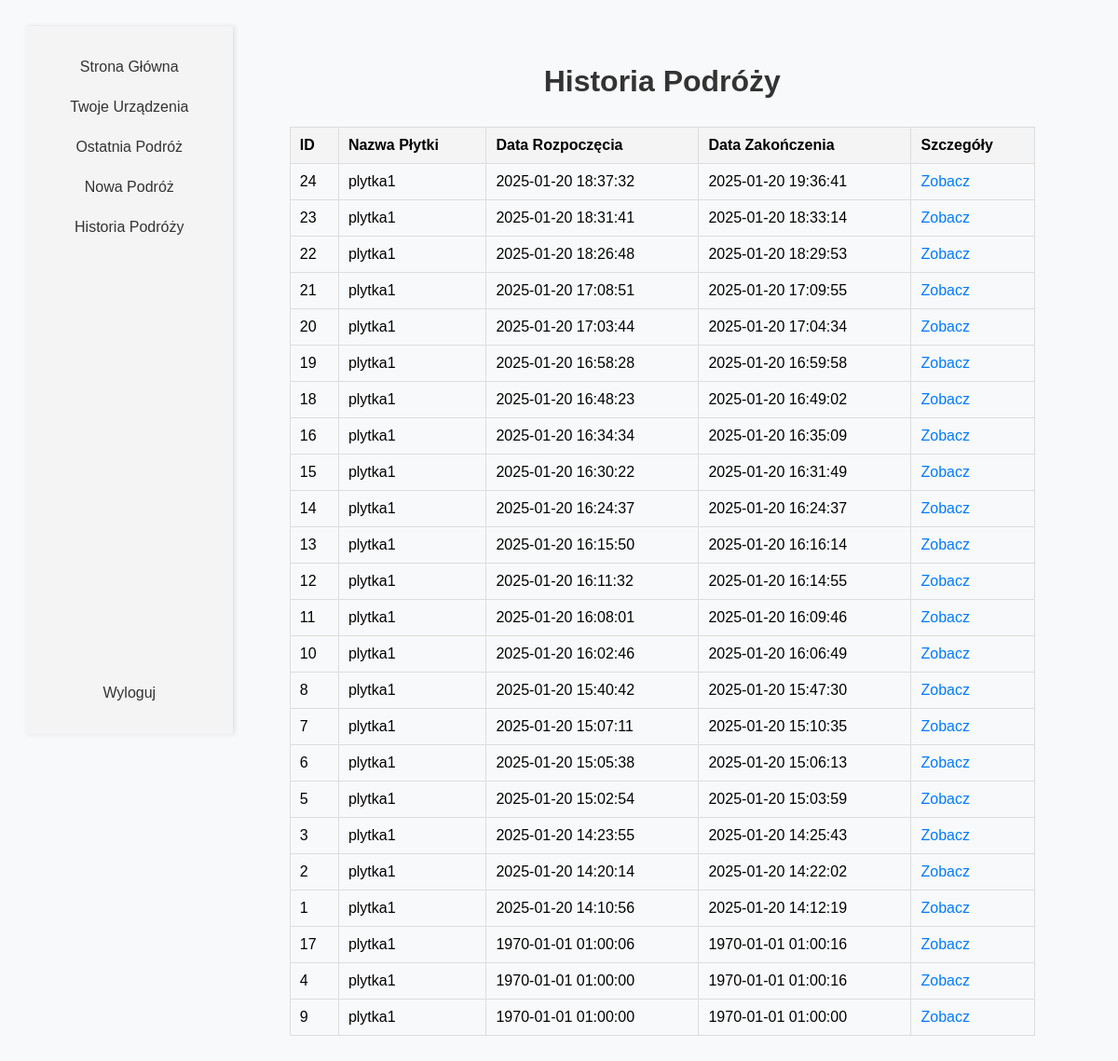
The page /journey_history (signed in) on the database its author committed.
### tables this page shows
CREATE TABLE user_boards (
                    id INTEGER PRIMARY KEY AUTOINCREMENT,
                    user_id INTEGER NOT NULL,
                    mac_address TEXT NOT NULL,
                    board_name TEXT,
                    is_in_use INTEGER DEFAULT 0 NOT NULL,
                    FOREIGN KEY (user_id) REFERENCES users (id));

### routes/journey_history.py (the view)
@bp.route('/journey_history', methods=['GET'])
def journey_history():
    username = session.get('username')
    journeys = get_all_journeys(username)
    return render_template('journey_history.html', journeys=journeys, username=username)

### routes/journey_history.py (called while the page is built)
def get_user_id(username):
    conn = sqlite3.connect('Users.db')
    conn.row_factory = sqlite3.Row
    cur = conn.cursor()
    cur.execute("SELECT id FROM users WHERE username = ?", (username,))
    result = cur.fetchone()
    conn.close()
    return result['id'] if result else None

def get_user_mac_addresses(user_id):
    conn = sqlite3.connect('Users.db')
    conn.row_factory = sqlite3.Row
    cur = conn.cursor()
    cur.execute("SELECT mac_address FROM user_boards WHERE user_id = ?", (user_id,))
    rows = cur.fetchall()
    conn.close()
    return [row['mac_address'] for row in rows] if rows else []

def get_board_name(mac_address):
    conn = sqlite3.connect('Users.db')
    conn.row_factory = sqlite3.Row
    cur = conn.cursor()
    cur.execute("SELECT board_name FROM user_boards WHERE mac_address = ?", (mac_address,))
    result = cur.fetchone()
    conn.close()
    return result['board_name'] if result else "Nieznana płyta"

### templates/journey_history.html (shortened to what this page needs)
<!DOCTYPE html>
<html lang="pl">
<head>
</head>
<body>
    {% if username %}
        <div class="sidebar">
            <div>
                <a href="{{ url_for('home.home') }}">Strona Główna</a>
                <a href="{{ url_for('boards.boards', username=username) }}">Twoje Urządzenia</a>
                <a href="{{ url_for('current_journey.current_journey')}}">Ostatnia Podróż</a>
                <a href="{{ url_for('new_journey.new_journey') }}">Nowa Podróż</a>
                <a href="{{ url_for('journey_history.journey_history') }}">Historia Podróży</a>
            </div>
            <a href="{{ url_for('login.logout') }}">Wyloguj</a>
        </div>
        <div class="content">
            <h1>Historia Podróży</h1>
            <table class="journey-list">
                <thead>
                    <tr>
                        <th>ID</th>
                        <th>Nazwa Płytki</th>
                        <th>Data Rozpoczęcia</th>
                        <th>Data Zakończenia</th>
                        <th>Szczegóły</th>
                    </tr>
                </thead>
                <tbody>
                    {% for journey in journeys %}
                    <tr>
                        <td>{{ journey.id }}</td>
                        <td>{{ journey.board_name }}</td>
                        <td>{{ journey.start_time }}</td>
                        <td>{{ journey.end_time or 'W trakcie' }}</td>
                        <td><a class="journey-link" href="/journey_details/{{ journey.id }}">Zobacz</a></td>
                    </tr>
                    {% endfor %}
                </tbody>
            </table>
        </div>
    {% endif %}
</body>
</html>

### templates/journey_history.html (style rules this page uses)
body { font-family: Arial, sans-serif; text-align: center; background-color: #f8f9fa; padding: 20px; display: flex; }
h1 { color: #333; margin-bottom: 30px; }
.sidebar { width: 200px; background-color: #f4f4f4; padding: 20px; display: flex; flex-direction: column; justify-content: space-between; height: 90vh; box-shadow: 2px 0 5px rgba(0,0,0,0.1); }
.sidebar a { text-decoration: none; color: #333; padding: 10px 0; margin: 5px 0; display: block; font-size: 16px; }
.content { padding: 20px; justify-content: center; align-items: center; width: 85%; }
.journey-list { margin: 20px auto; max-width: 800px; border-collapse: collapse; width: 100%; }
.journey-list th, .journey-list td { border: 1px solid #ddd; padding: 10px; text-align: left; }
.journey-list th { background-color: #f4f4f4; }
.journey-link { color: #007bff; text-decoration: none; cursor: pointer; }

### rows shown on the page
user_boards: id "24", board_name "plytka1", start_time "2025-01-20 18:37:32", end_time "2025-01-20 19:36:41", id "23", start_time "2025-01-20 18:31:41", end_time "2025-01-20 18:33:14", id "22", start_time "2025-01-20 18:26:48", end_time "2025-01-20 18:29:53", id "21", start_time "2025-01-20 17:08:51", end_time "2025-01-20 17:09:55", id "20", start_time "2025-01-20 17:03:44", end_time "2025-01-20 17:04:34", id "19", start_time "2025-01-20 16:58:28", end_time "2025-01-20 16:59:58", id "18", start_time "2025-01-20 16:48:23", end_time "2025-01-20 16:49:02", id "16", start_time "2025-01-20 16:34:34", end_time "2025-01-20 16:35:09", id "15", start_time "2025-01-20 16:30:22", end_time "2025-01-20 16:31:49", id "14", start_time "2025-01-20 16:24:37", end_time "2025-01-20 16:24:37", id "13", start_time "2025-01-20 16:15:50", end_time "2025-01-20 16:16:14", id "12", start_time "2025-01-20 16:11:32", end_time "2025-01-20 16:14:55", id "11", start_time "2025-01-20 16:08:01", end_time "2025-01-20 16:09:46", id "10", start_time "2025-01-20 16:02:46", end_time "2025-01-20 16:06:49", id "8", start_time "2025-01-20 15:40:42", end_time "2025-01-20 15:47:30", id "7", start_time "2025-01-20 15:07:11", end_time "2025-01-20 15:10:35", id "6", start_time "2025-01-20 15:05:38", end_time "2025-01-20 15:06:13", id "5", start_time "2025-01-20 15:02:54", end_time "2025-01-20 15:03:59", id "3", start_time "2025-01-20 14:23:55", end_time "2025-01-20 14:25:43", id "2", start_time "2025-01-20 14:20:14", end_time "2025-01-20 14:22:02", id "1", start_time "2025-01-20 14:10:56", end_time "2025-01-20 14:12:19", id "17", start_time "1970-01-01 01:00:06", end_time "1970-01-01 01:00:16", id "4", start_time "1970-01-01 01:00:00", id "9", end_time "1970-01-01 01:00:00"
